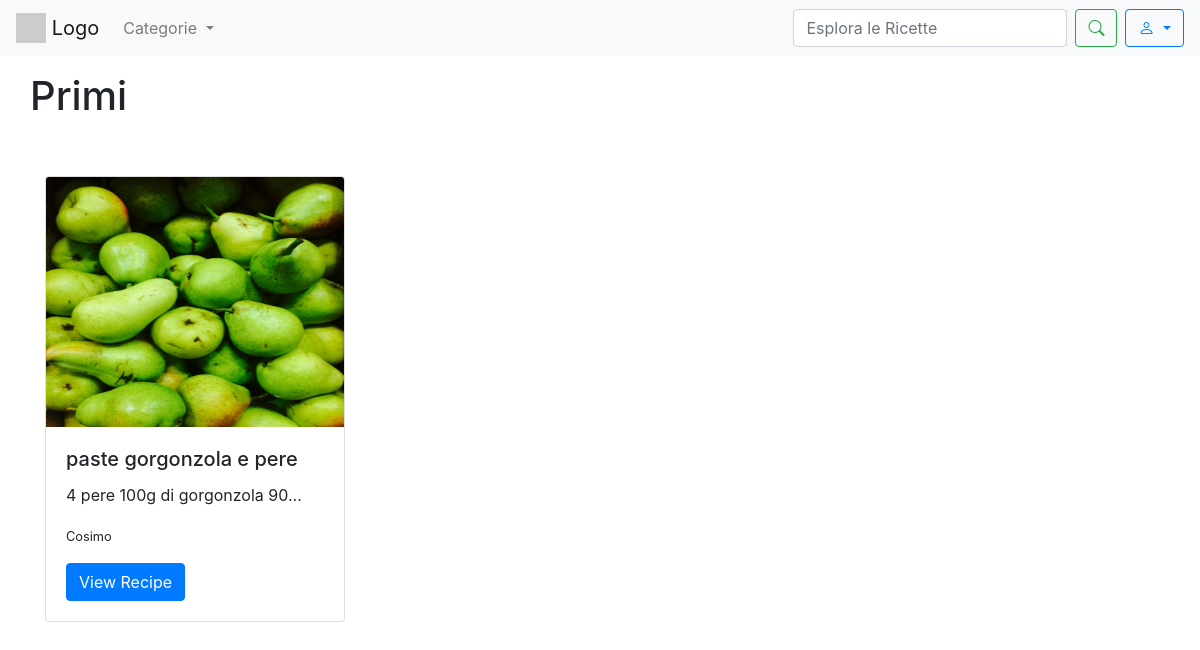
The app's page /primi/, older data.
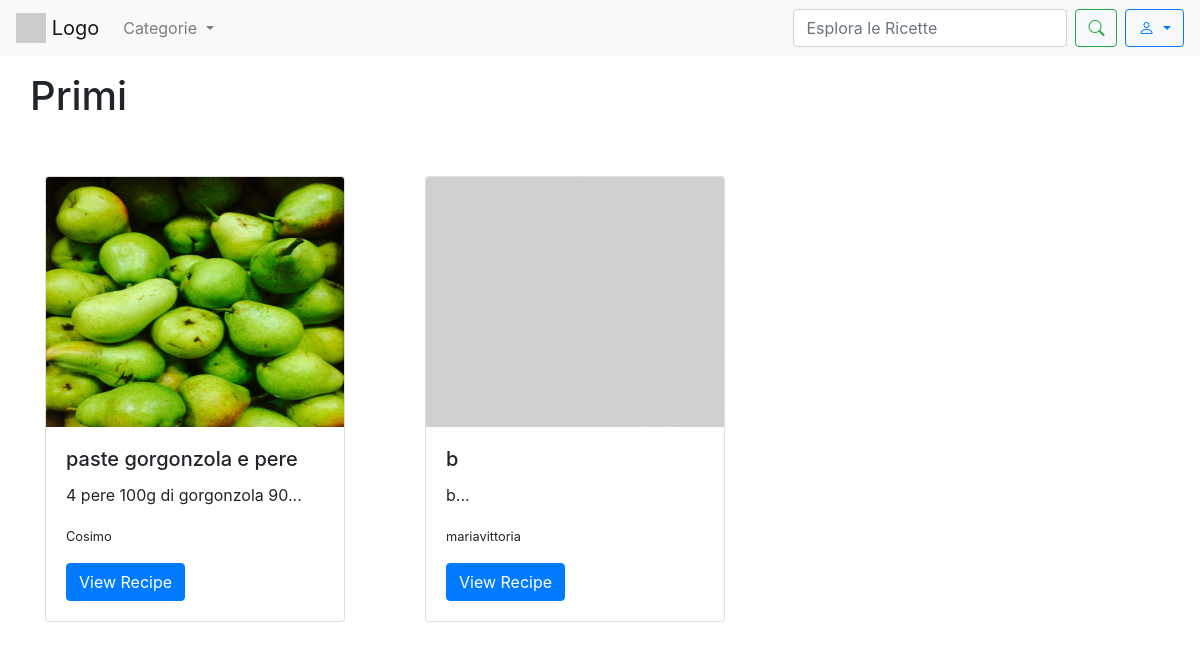
The same page, newer data.
### sito/models.py (models this page shows, shortened)
class Recipe(models.Model):
    title = models.CharField(max_length=200)
    photo = models.ImageField(upload_to='recipes_photos/', blank=True, null=True)
    preparationtime = models.CharField(help_text="Totale tempo di preparazione (es: 1 hour 30 minutes)", max_length=200,
                                       blank=True, null=True)
    category = models.ForeignKey(Category, on_delete=models.CASCADE)
    user = models.ForeignKey('CustomUser', on_delete=models.CASCADE)
    ingredients = models.TextField()
    instructions = models.TextField()

class CustomUser(AbstractUser):
    profile_image = models.ImageField(upload_to='profile_images/', blank=True, null=True)
    def __str__(self):
        return self.username

### sito/views.py (the view)
# urls.py: path("primi/", primi, name='primi'),
def primi(request):
    category = Category.objects.get(name='Primi')
    recipes = Recipe.objects.filter(category=category)
    context = {
        'recipes': recipes
    }
    return render(request, 'primi.html', context)

### template/primi.html (shortened to what this page needs)
<!DOCTYPE html>
{% load static %}
<html lang="it">
<head>
    <link rel="stylesheet" href="https://maxcdn.bootstrapcdn.com/bootstrap/4.5.2/css/bootstrap.min.css">
    <link rel="stylesheet" href="https://cdn.jsdelivr.net/npm/bootstrap-icons/font/bootstrap-icons.css">
</head>
<body>
    <nav class="navbar navbar-expand-lg navbar-light bg-light">
        <a class="navbar-brand" href="{% url 'homepage' %}">
            <img src="https://via.placeholder.com/30" alt="Logo" class="d-inline-block align-top">
            Logo
        </a>
            <ul class="navbar-nav mr-auto">
                <li class="nav-item dropdown">
                  <div class="nav-link dropdown-toggle" role="button" data-toggle="dropdown" aria-expanded="false" id="CategoryDropdown">
                    Categorie
                  </div>
                </li>
            </ul>
            <form class="form-inline my-2 my-lg-0" method="GET" action="{% url 'search' %}">
                <input class="form-control mr-sm-2" type="search" name ="q" placeholder="Esplora le Ricette" aria-label="Search" required>
                <button class="btn btn-outline-success my-2 my-sm-0" type="submit"><i class="bi bi-search"></i></button>
            </form>
            <div class="dropdown ml-2">
                <button class="btn btn-outline-primary dropdown-toggle" type="button" id="userDropdown" data-toggle="dropdown" aria-haspopup="true" aria-expanded="false">
                    <i class="bi bi-person"></i>
                </button>
            </div>
    </nav>
    <div class="container mt-3">
        <div class="row">
            <h1 class="mx-0">Primi</h1>
        </div>
    </div>
    <div class="container py-5">
        <div class="row">
            {% if recipes %}
                    {% for recipe in recipes %}
                    <div class="col-md-4 mb-4">
                        <div class="card mb-3" style="max-width: 300px;">
                                {% if recipe.photo %}
                                <img src=" {{ recipe.photo.url }} " class=" card-img-top rounded-start" alt="foto ricetta" style="max-height: 250px; overflow-y: hidden" >
                                {% else %}
                                <img src="{% static 'images/defaultrecipe.jpg' %}" class="card-img-top rounded-start" alt="foto ricetta" style="max-height: 250px; overflow-y: hidden">
                                {% endif %}
                                <div class="card-body">
                                    <h5 class="card-title">{{ recipe.title }}</h5>
                                    <p class="card-text">{{ recipe.ingredients|slice:":30" }}...</p>
                                    <p class="card-text"><small class="text-body-secondary">{{recipe.user}}</small></p>
                                    <a href="{% url 'recipe_detail' recipe.id %}" class="btn btn-primary">View Recipe</a>
                                </div>
                            </div>
                    </div>
                {% endfor %}
            {% else %}
                <p class="text-danger">Non ci sono ancora ricette in questa categoria. </p>
            {% endif %}
        </div>
    </div>
</body>
</html>

Row changes from the older to the newer data that the page shows:
added Recipe: title "b", ingredients "b", user "mariavittoria"
